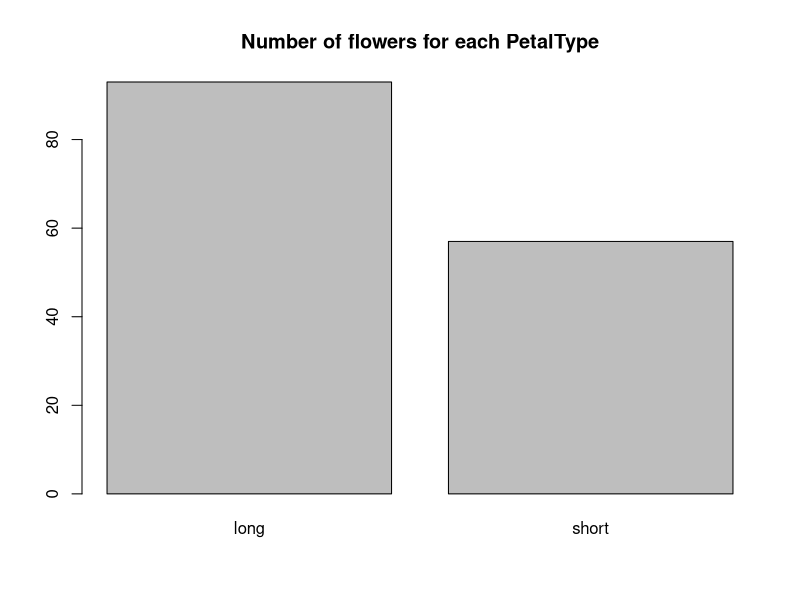
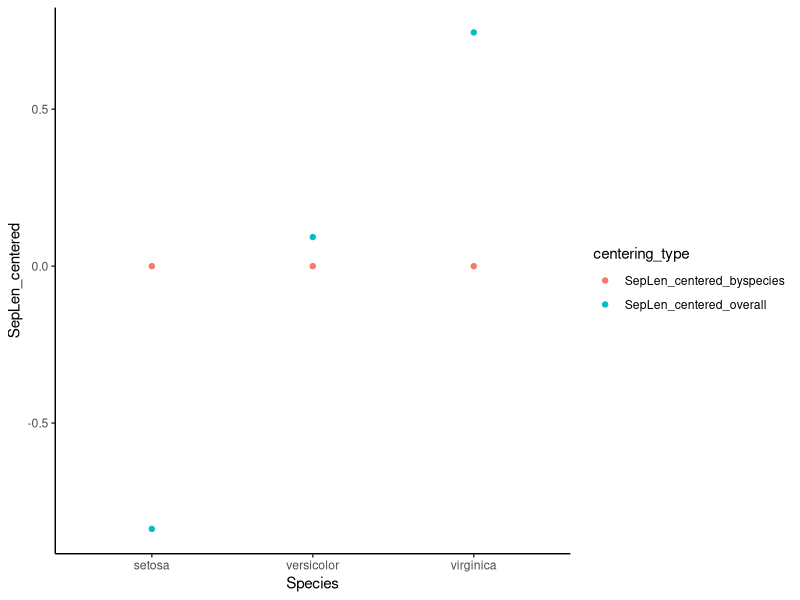

Write the R code that produced these figures, in order.
# function to install the packages if missing, otherwise, just load them
import_packages <- function(packages) {
    for (package in packages) {
        if (!(package %in% row.names(installed.packages()))) { #if the package is not installed
            install.packages(package, repos = "http://cran.us.r-project.org") #install from archive
        } 
        library(package, character.only = TRUE) #load the set of packages that you gave to the function
    }
}

import_packages(c('tidyverse')) #call the function with tidyverse as the input

6+2
10-3*4
5^3

a <- c(1,2,3)
b <- c(4,5,6)
print(paste("mean of vector a:",mean(a)))
print(paste("sum of vector b:",sum(b)))

a*b

c <- c("one","two","three")
data <- data.frame(avar=a,bvar=b,cvar=c)
data

a[2]

data[2,1]

data$bvar

print("Column 3")
data[,3]

print("Row 1")
data[1,]

long_data <- data.frame(subject = rep(1:3, each=4),
                        timepoint = rep(1:4, times=3),
                        observation = round(rnorm(12), 2))
long_data

long_data  %>% 
    mutate(timepoint = paste0('time',timepoint))  %>% 
    spread(timepoint, observation)

mean(long_data$observation)

long_data$observation  %>% mean()

# nested
round(mean(long_data$observation), 2)

# tmp variable
obs_mean = mean(long_data$observation)
round(obs_mean, 2)

# with pipes
long_data$observation  %>% mean()  %>% round(2)

# pipes on separate rows:
long_data$observation  %>% 
  mean() %>% 
  round(2)

# with pipes
long_data  %>% 
    mutate(timepoint = paste0('time',timepoint))  %>% 
    spread(timepoint, observation)

# nested functions
spread(mutate(long_data, timepoint = paste0('time',timepoint)), timepoint, observation)

# temporary variables
mutated_data <- mutate(long_data, timepoint = paste0('time',timepoint))
spread(mutated_data, timepoint, observation)

dat <- iris
head(dat)

?iris

head(dat)

dat <- mutate(dat, centered_SepLen = Sepal.Length - mean(Sepal.Length))
head(dat)

# center sepal length
dat$centered_SepLen = dat$Sepal.Length - mean(dat$Sepal.Length) 
# transforms petal length into zscores
dat$PetLen_zscores = (dat$Petal.Length - mean(dat$Petal.Length))/sd(dat$Petal.Length)

dat <- dat  %>%  
    mutate(centered_SepLen = Sepal.Length - mean(Sepal.Length),  # center Sepal Lengths
           PetLen_zscores = (Petal.Length - mean(Petal.Length))/sd(Petal.Length),  # zscore the Petal Lengths
           n_flowers = length(Species))              # calculate the total number of flowers
head(dat)

smry <- dat  %>% 
    summarise(n_flowers = length(Species), # how many observations (flowers) are there total? 
              shortSepal_prop = mean(centered_SepLen < 0), # what proportion of these flowers have smaller-than-average sepal length?
              setosa_prop = mean(Species == 'setosa'), # what proportion of measured flowers are species Setosa?
              SepLen_mean = mean(Sepal.Length), # mean sepal length
              SepLen_sd = sd(Sepal.Length), # standard deviation of sepal length
              SepLen_se = SepLen_sd / sqrt(n_flowers)
              )
smry
              

print(paste('species options:',paste(levels(dat$Species),collapse=", ")))

# get rid of all setosa flowers and any flowers with negative sepal lengths
cleaned_dat <- dat  %>% 
    filter(Species != 'setosa',
           Sepal.Length >= 0)

# make new data.frames for the remaining two species
versi.dat <- filter(cleaned_dat, Species == 'versicolor')
virgi.dat <- filter(cleaned_dat, Species == 'virginica')

# look at first six rows of all three data.frames
head(cleaned_dat); head(versi.dat); head(virgi.dat)

# calculate summarise for versicolor species
dat  %>% 
 filter(Species == 'versicolor')  %>% 
 summarise(SepLen_mean = mean(Sepal.Length),
           SepLen_sd = sd(Sepal.Length))

# calculate summarise for virginica species
dat  %>% 
 filter(Species == 'virginica')  %>% 
 summarise(SepLen_mean = mean(Sepal.Length),
           SepLen_sd = sd(Sepal.Length))

select(dat, Species, Petal.Length, Petal.Width)  %>% head() #to keep only specific variables, list them one after another like this

select(dat, -Sepal.Length, -Sepal.Width)  %>% head() #remove original sepal length & width variables

# look at full data set
head(dat)
# look at just a certain range of variables
select(dat, Sepal.Length:Species)  %>% head()  #note that this is an inclusive range - the first and last variables are included

arrange(dat, Species, desc(Petal.Length))  %>% head()

# arrange(dat, desc(Species), desc(Petal.Length)) %>% head()

dat <- dat  %>%  
    mutate(PetalType = ifelse(Petal.Length > mean(Petal.Length),"long","short"))

barplot(table(dat$PetalType),main="Number of flowers for each PetalType")

head(dat)


dat <- dat %>% 
      unite(Combined_var, Species, PetalType, remove=FALSE)
head(dat)

dat <- dat  %>% 
    separate(Combined_var, into=c('Species1', 'PetalType1')) #separate the combined variable into the two original variables. 
head(dat)

cleaned_dat <- cleaned_dat  %>%  
    mutate(PetalType = ifelse(Petal.Length > mean(Petal.Length),"long","short")) # this creates the PetalType variable for cleaned_dat

cleaned_dat %>% 
    group_by(Species, PetalType)  %>% # group them by the
    print()

cleaned_dat  %>% 
    group_by(Species, PetalType)  %>% 
    summarise(SepLen_mean = mean(Sepal.Length),
              SepLen_sd = sd(Sepal.Length),
              SepWid_mean = mean(Sepal.Width),
              SepWid_sd = sd(Sepal.Length))

dat  %>% 
 mutate(SepLen_centered_overall = Sepal.Length - mean(Sepal.Length))  %>% #center values by mean for all data
 group_by(Species)  %>% 
 mutate(SepLen_centered_byspecies = Sepal.Length - mean(Sepal.Length))  %>% #center values by mean for each species
 # select(SepLen_centered_overall:SepLen_centered_byspecies) %>% # just show the relevant variables (there are a lot of variables in this data.frame now!)
 head()

dat  %>% 
 mutate(SepLen_centered_overall = Sepal.Length - mean(Sepal.Length))  %>% #center values by mean for all data
 group_by(Species)  %>% 
 mutate(SepLen_centered_byspecies = Sepal.Length - mean(Sepal.Length))  %>% 
 gather(key = centering_type, value = SepLen_centered, SepLen_centered_overall, SepLen_centered_byspecies)  %>% 
 ggplot(aes(Species, SepLen_centered, color=centering_type)) +
    stat_summary(geom='point',fun=mean) +
    theme_classic()

newdat <- iris # new duplicate of iris dataset so we don't have to deal with all the messy variables we created.
newdat$flower.num <- 1:nrow(newdat) # like a participant ID, so we can put these back where they came from using "spread."
newdat <- newdat %>%
      gather(key="flower_att",value="measurement",
      Sepal.Length, Sepal.Width, Petal.Length, Petal.Width)
head(newdat)




newdat <- newdat %>%
      spread(flower_att,measurement)
head(newdat)

personal <- data.frame(name = c("p01","p02"), age = c(18,21), firstlang = c("English", "Chinese")) # participant inforation
response <- data.frame(name= c("p01","p01","p02","p02"),response=c(0,1,1,0)) # response database
head(response)

response <- response %>% left_join(select(personal,name:age)) # don't need to use "select", but it keeps you from adding info you don't need. 
head(response)
